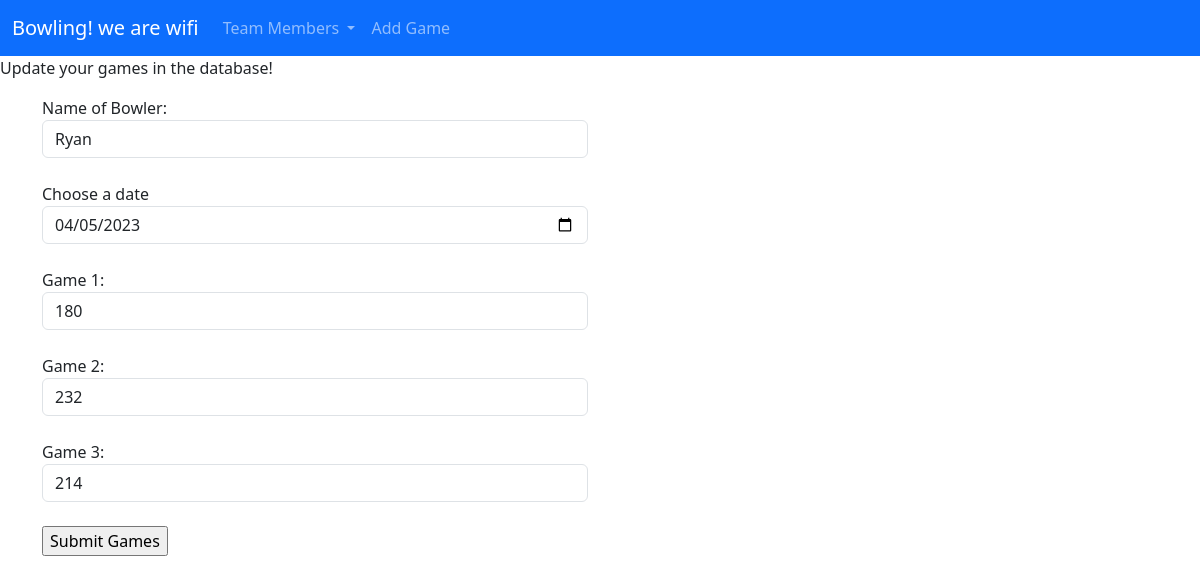
Screenshot of /game/update/1 with the database file from the repository.
### myproject/models.py (models this page shows, shortened)
class Games(db.Model):
    __tablename__ = 'games'
    id = db.Column(db.Integer, primary_key=True)
    name = db.Column(db.Text)
    date = db.Column(db.Text)
    game_1 = db.Column(db.Integer)
    game_2 = db.Column(db.Integer)
    game_3 = db.Column(db.Integer)
    avg_game = db.Column(db.Integer)
    series = db.Column(db.Integer)

### myproject/game/views.py (the view, shortened to what this page needs)
@game_blueprints.route('/update/<int:id>', methods=['GET', 'POST'])
def update(id):
    form = AddGameForm(request.form)
    game_to_update = Games.query.get_or_404(id)
    return render_template('update.html', form=form, game_to_update=game_to_update)

### myproject/game/forms.py
class AddGameForm(Form):
    name = StringField('Name of Bowler: ')
    date = DateField('Choose a date', format='%Y-%m-%d')
    game_1 = IntegerField('Game 1: ')
    game_2 = IntegerField('Game 2: ')
    game_3 = IntegerField('Game 3: ')
    submit = SubmitField('Submit Games')

### myproject/game/templates/game/update.html (shortened to what this page needs)
{%  extends 'base.html' %}
{% block content %}
    <h1>Have a set of games that needs to be updated?</h1>
    <p>Update your games in the database!</p>
    <div class="container text-left">
        <div class="row row-cols-2">
            <form action="/update/{{ game_to_update.id }}" method="POST">
            <div class="col">{{ form.name.label }} {{ form.name(class='form-control', value=game_to_update.name) }}</div>
                <br>
            <div class="col">{{ form.date.label }} {{ form.date (class='form-control', value=game_to_update.date) }}</div>
                <br>
            <div class="col">{{ form.game_1.label }} {{ form.game_1 (class='form-control', value=game_to_update.game_1) }}</div>
                <br>
            <div class="col">{{ form.game_2.label }} {{ form.game_2 (class='form-control', value=game_to_update.game_2) }}</div>
                <br>
            <div class="col">{{ form.game_3.label }} {{ form.game_3 (class='form-control', value=game_to_update.game_3) }}</div>
                <br>
                  {{ form.submit }}
            </form>
        </div>
    </div>
{% endblock %}

### rows the page displays
Games: name "Ryan", date "04/05/2023", game_1 "180", game_2 "232", game_3 "214"
